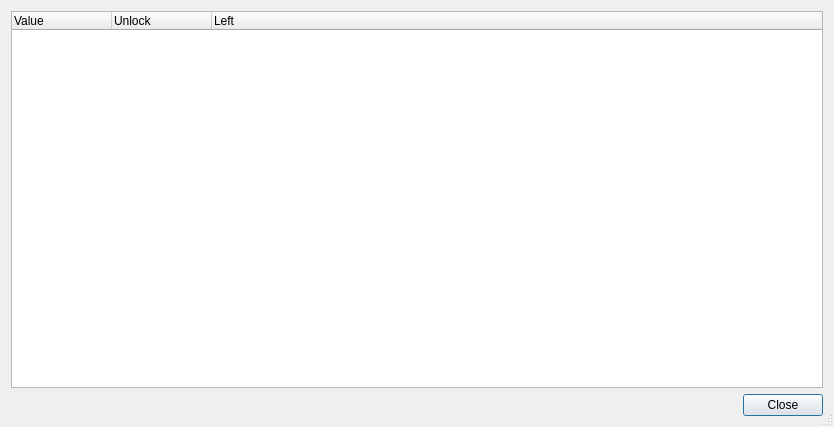
<?xml version="1.0" encoding="UTF-8"?>
<ui version="4.0">
 <class>FrozenInfoDialog</class>
 <widget class="QDialog" name="FrozenInfoDialog">
  <property name="geometry">
   <rect>
    <x>0</x>
    <y>0</y>
    <width>834</width>
    <height>427</height>
   </rect>
  </property>
  <property name="windowTitle">
   <string>Frozen coins</string>
  </property>
  <property name="sizeGripEnabled">
   <bool>true</bool>
  </property>
  <property name="modal">
   <bool>false</bool>
  </property>
  <layout class="QGridLayout" name="gridLayout">
   <item row="1" column="1">
    <widget class="QDialogButtonBox" name="buttons">
     <property name="standardButtons">
      <set>QDialogButtonBox::Close</set>
     </property>
    </widget>
   </item>
   <item row="0" column="0" colspan="2">
    <layout class="QHBoxLayout" name="horizontalLayout">
     <item>
      <widget class="QTreeWidget" name="frozen">
       <property name="sizePolicy">
        <sizepolicy hsizetype="Expanding" vsizetype="Expanding">
         <horstretch>1</horstretch>
         <verstretch>0</verstretch>
        </sizepolicy>
       </property>
       <property name="minimumSize">
        <size>
         <width>230</width>
         <height>0</height>
        </size>
       </property>
       <property name="alternatingRowColors">
        <bool>true</bool>
       </property>
       <property name="rootIsDecorated">
        <bool>false</bool>
       </property>
       <property name="uniformRowHeights">
        <bool>true</bool>
       </property>
       <property name="itemsExpandable">
        <bool>false</bool>
       </property>
       <property name="sortingEnabled">
        <bool>false</bool>
       </property>
       <property name="allColumnsShowFocus">
        <bool>true</bool>
       </property>
       <property name="expandsOnDoubleClick">
        <bool>false</bool>
       </property>
       <column>
        <property name="text">
         <string>Value</string>
        </property>
       </column>
       <column>
        <property name="text">
         <string>Unlock</string>
        </property>
       </column>
       <column>
        <property name="text">
         <string>Left</string>
        </property>
       </column>
      </widget>
     </item>
    </layout>
   </item>
  </layout>
 </widget>
 <resources/>
 <connections>
  <connection>
   <sender>buttons</sender>
   <signal>rejected()</signal>
   <receiver>FrozenInfoDialog</receiver>
   <slot>reject()</slot>
   <hints>
    <hint type="sourcelabel">
     <x>1106</x>
     <y>409</y>
    </hint>
    <hint type="destinationlabel">
     <x>1236</x>
     <y>401</y>
    </hint>
   </hints>
  </connection>
 </connections>
</ui>
